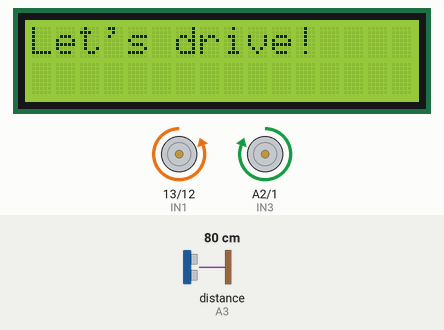
Simulated run of this sketch. Board: Arduino Uno, built with avr-gcc and run on an emulated ATmega328P. Shown: 16×2 character LCD, motor-driver pin pairs drawn as motors (green arrow = first pin HIGH = forward, orange = second pin HIGH = backward, longer = more drive, scaled by the enable pin). Wiring (inferred from the names in the program): ultrasonic range finder: trigger A1; echo A3. Inputs (shaded band) come from the test bench; at power-on: distance to the obstacle (sensor on A3) 80 cm. The echo pulse lasts 58.3 µs per cm.

Above: at 2.2 s.
2.3 s: distance to the obstacle (sensor on A3) set to 23 cm
3.8 s: distance to the obstacle (sensor on A3) set to 18 cm
At 4.4 s:
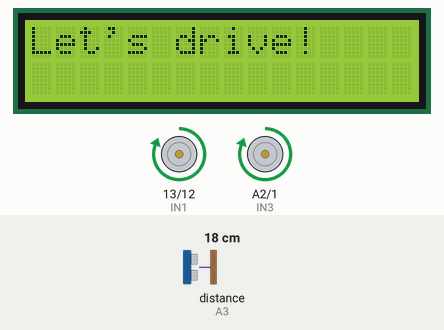
5.3 s: distance to the obstacle (sensor on A3) set to 35 cm
At 5.8 s:
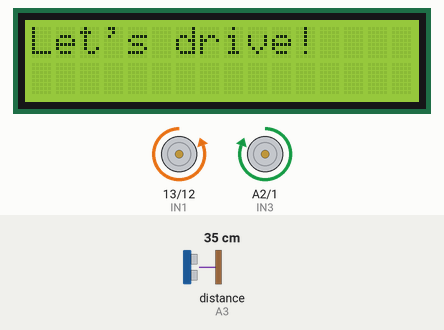
6.8 s: distance to the obstacle (sensor on A3) set to 2 cm
At 7.9 s:
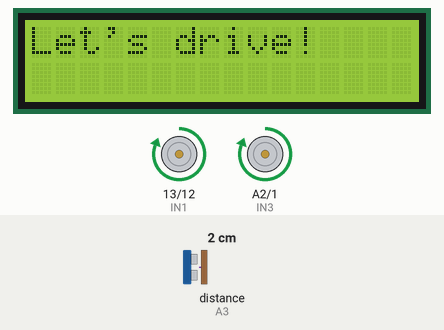
Timing chart, 0 to 9.3 s (numbered marks = the images above; inputs shaded):
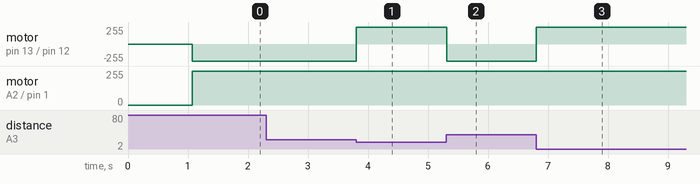

Measured:
- the behaviour switches between 21 and 20 cm on distance to the obstacle (sensor on A3) (found by bisection; images 0 and 1)
- after the input at 2.3 s, every drawn part: stays the same
- after the input at 3.8 s, motor on pin 13 (IN1) / pin 12 (IN2): backward 255/255 → forward 255/255 at once
- after the input at 5.3 s, motor on pin 13 (IN1) / pin 12 (IN2): forward 255/255 → backward 255/255 at once
- after the input at 6.8 s, motor on pin 13 (IN1) / pin 12 (IN2): backward 255/255 → forward 255/255 at once

The sketch:

Obstacle_Detection.ino
```cpp
/* ----- Include Library -----*/
#include <LiquidCrystal.h>

/* ----- Defining Motor Driver L298N Pins -----*/
#define ENA 11
#define ENB 3

#define IN1 13
#define IN2 12
#define IN3 A2
#define IN4 1

/* ----- Motor Driver: Motor Speed -----*/
#define baseSpeed 240
#define maxSpeed 255

/* ------ Defining LCD Object ------ */
LiquidCrystal lcd(8, 9, 4, 5, 6, 7);

/* ----- Defining Ultrasonic sensor ----- */
#define trigPin A1
#define echoPin A3

/* ------ Motor Control Function ------ */


void setMotor(int leftSpeed, int rightSpeed) {


/* ------ Left Motor Control ------ */


  if (leftSpeed >= 0) {
    digitalWrite(IN3, HIGH);
    digitalWrite(IN4, LOW);
  }
  else{
    digitalWrite(IN3, LOW);
    digitalWrite(IN4, HIGH);
    leftSpeed = -leftSpeed;
  }

  analogWrite(ENB, constrain(leftSpeed, 0, 255));


/* ------ Right Motor Control ------ */


  if (rightSpeed >= 0) {
    digitalWrite(IN1, LOW);
    digitalWrite(IN2, HIGH);
  }
  else{
    digitalWrite(IN1, HIGH);
    digitalWrite(IN2, LOW);
    rightSpeed = -rightSpeed;
  }

  analogWrite(ENA, constrain(rightSpeed, 0, 255));


}


void setup() {
  // put your setup code here, to run once:
  /* ------ Motor Driver L298N Pin Setup ------ */


  pinMode(ENA, OUTPUT);
  pinMode(ENB, OUTPUT);
  pinMode(IN1, OUTPUT);
  pinMode(IN2, OUTPUT);
  pinMode(IN3, OUTPUT);
  pinMode(IN4, OUTPUT);

  /* ------ Initializing LCD ------ */


  lcd.begin(16,2);
  lcd.clear();
  lcd.print("Let's drive!");
  delay(1000);

  /* ----- Ultrasonic Setup ------ */
  pinMode(trigPin, OUTPUT);
  pinMode(echoPin, INPUT);
}

void loop() {
  // put your main code here, to run repeatedly:

  digitalWrite(trigPin, LOW);
  delayMicroseconds(2);
  digitalWrite(trigPin,HIGH);
  delayMicroseconds(10);
  digitalWrite(trigPin,LOW);

  long duration = pulseIn(echoPin,HIGH);
  float distance = duration * 0.0343/2;

  if (distance <=20 && distance >0){
    setMotor(255,-255);
    delay(500);
  }else{
    setMotor(255,255);

  }

}
```
